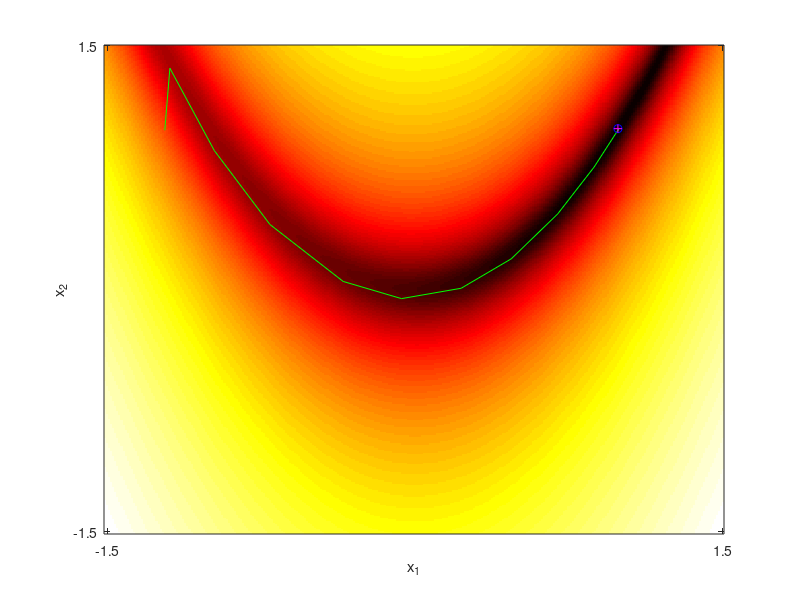

MATLAB code for this plot:
function r=practicalLogReg2

%The goal of this part of the practical is to implement steepest descent
%and Newton's method on a 2 dimensional function

%This code finds the optimum of the Rosenbrocks function - the definition is in
%the routine Rosenbrock - look it up on the web!

%To make the routine work, you should calculate the first and second derivatives of this
%function by hand and fill in the routines below

%Things to investigate once you have gotten this to work
%1.  Change the routine to use steepest descent (Eq B.4 in the book's Appendix) rather than Newton's
%method
%2.  Implement the first derivative using finite differences rather than
%explicitly writing down the derivative (replace your implementaiton of RosenbrockDeriv)



%close all figures
close all;

%compute function on a grid to draw it

xIndex = -1.5:0.01:1.5;
wIndex = -1.5:0.01:1.5;
[x1 x2] = meshgrid(xIndex,wIndex);
x = [x1(:) x2(:)]';
w = Rosenbrock(x);
w = reshape(w,length(wIndex),length(xIndex));

%visualize range
figure; set(gcf,'Color',[1 1 1]);
imagesc(log(w+1));colormap(hot);
xlabel('x_{1}');ylabel('x_{2}');
set(gca,'YDir','Normal');
set(gca,'XTick',[2 length(xIndex)]);
set(gca,'YTick',[2 length(wIndex)]);
set(gca,'XTickLabel',{'-1.5','1.5'});
set(gca,'YTickLabel',{'-1.5','1.5'});

%TO DO complete this routine (see TODO's of the arguments passed to
%optimize(). 
startPosn = [-1.2;1];
tol = 10e-5;     %tolerance for finishing
[xPositions w] =optimize(startPosn,tol,@Rosenbrock,@RosenbrockDeriv,@Rosenbrock2ndDeriv);

%plot final result
hold on;
plot((xPositions(1,:)-xIndex(1))/(xIndex(2)-xIndex(1)),(xPositions(2,:)-wIndex(2))/(wIndex(2)-wIndex(1)),'g-');
plot((xPositions(1,end)-xIndex(1))/(xIndex(2)-xIndex(1)),(xPositions(2,end)-wIndex(1))/(wIndex(2)-wIndex(1)),'bo');

%plot actual minimum
plot((1-xIndex(1))/(xIndex(2)-xIndex(1)),(1-wIndex(1))/(wIndex(2)-wIndex(1)),'m+');

%==========================================================================

%Main optimization routine
function [xPositions w] =optimize(startPosn,tol,myFunction, myFunctionDeriv, myFunction2ndDeriv)

xPositions = startPosn;
w = myFunction(startPosn);

cIter = 1;
while(1)
    %compute derivative and Hessian at current positions
    derivVector = myFunctionDeriv(startPosn);
    hessian = myFunction2ndDeriv(startPosn);
    %compute update direction (newton's method)
    updateDirection = -inv(hessian)*derivVector;
    %compute update direction (steepest descent)
    %updateDirection = -derivVector;
    %do line search
    endPosn = lineSearch(startPosn,updateDirection,myFunction,tol);
    %store the end position and the best value so far
    xPositions = [xPositions endPosn];
    w = [w myFunction(endPosn)];
    %if didn't move very much then probably at maximum
    if(all(abs(endPosn-startPosn)<tol))
        break;  % Tip: may want to look up the all(.) function.
    else
        %new start position
        startPosn = endPosn;
    end;
    fprintf('Iter %d, Fn = %3.3f\n',cIter, myFunction(endPosn));
    cIter = cIter+1;
end;

%==========================================================================

function minX = lineSearch(startPosn,updateDirection,myFunction,tol)

%set options
options = optimset('Display','Off','TolX',tol);
startOffset = 0.0;

%run optimization
offset = fminsearch(@(offset)lineSearchFunction(offset,myFunction,updateDirection,startPosn),startOffset);
minX = startPosn+updateDirection*offset;


%==========================================================================

function r = lineSearchFunction(offset,myFunction,updateDirection,startPosn)

r = myFunction(startPosn+offset*updateDirection);



%==========================================================================
%Create function to optimize
function r= Rosenbrock(x)

%This is the Rosenbrock function (look it up!)
%It is a simple polynomial equation but it is quite hard to find the exact
%minimum!
x1 = x(1,:);
x2 = x(2,:);
r = 100*(x2-x1.^2).^2+(1-x1).^2;

%==========================================================================
function deriv= RosenbrockDeriv(x)
%return partial derivatives of Rosenbrock function (a 2x1 vector)
% and note that the input argument, x, is 2D.

%TO DO  - compute the first derivatives of Rosenbrock's function
%Replace this:
deriv = ones(2,1);
deriv(1) = -400*x(1)*(x(2)-x(1).^2)-2*(-x(1)+1);
deriv(2) = 200*(x(2)-x(1).^2);

%Implementation for finite differences:
% alpha = 10e-5;
% deriv(1) = (Rosenbrock(x + alpha*[1;0])-Rosenbrock(x))/alpha;
% deriv(2) = (Rosenbrock(x + alpha*[0;1])-Rosenbrock(x))/alpha;

if ~(size(deriv, 1) == 2 && size(deriv, 2) == 1)
    error('deriv should be a 2 x 1 vector');
end


%==========================================================================
%Compute 2nd derivative of function
function hessian= Rosenbrock2ndDeriv(x)
%return hessian of Rosenbrock function (a 2x2 matrix)

%TO DO  - compute the second derivatives of Rosenbrock's function
%Replace this:
hessian = eye(2,2);
hessian(1,1) = -400*(x(2)-3*x(1)^2)+2;
hessian(1,2) = -400*x(1);
hessian(2,1) = -400*x(1);
hessian(2,2) = 200;

if ~(size(hessian, 1) == 2 && size(hessian, 2) == 2)
    error('hessian should be a 2 x 2 matrix');
end
